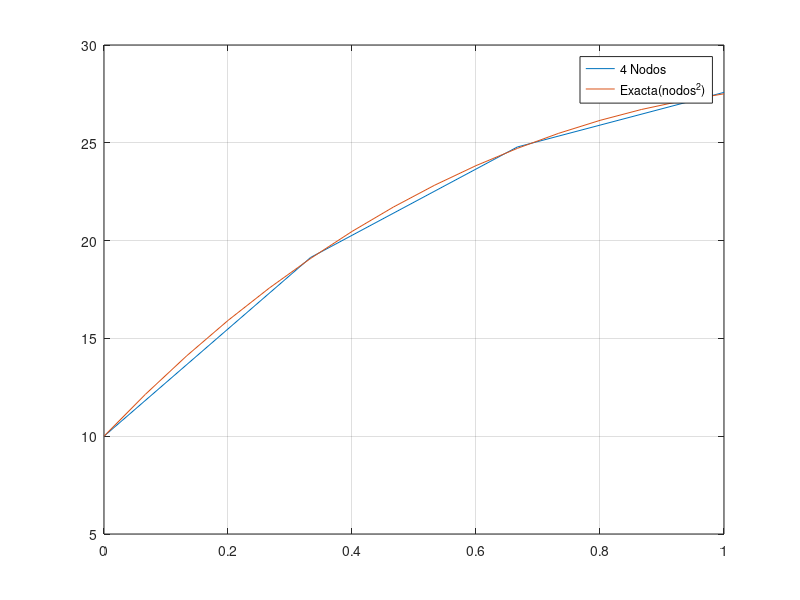

Write MATLAB code to recreate this figure.
#---------------GUIA 1D - FEM---------------#
#Ejercicio 1 - A
clc;
clear all;

#Datos:
pcp=0;
k=1;
c=1;
G=@(x) zeros(length(x),1)+50;
H=0.2;

#Discretizacion
L1=0;
L2=1;
cant_nodos=4;
h=(L2-L1)/(cant_nodos-1);
xnode=L1:h:L2;
G=G(xnode);

#Condiciones de borde :
T_L1=10;
qinf_L2=50;

#Armado de matriz Ke

#Aporte Difusivo :
De=zeros(2,2);
De(1,1)=k/h;
De(1,2)=-k/h;
De(2,1)=-k/h;
De(2,2)=k/h;

#Aporte Reactivo
Ce=zeros(2,2);
Ce(1,1)=2*c*h/6;
Ce(1,2)=c*h/6;
Ce(2,1)=c*h/6;
Ce(2,2)=2*c*h/6;



#Armado de matriz K
K=zeros(cant_nodos,cant_nodos);
F=zeros(cant_nodos,1);
for i=1:cant_nodos-1
  K(i,i)+=De(1,1)+Ce(1,1);
  K(i+1,i)+=De(2,1)+Ce(2,1);
  K(i,i+1)+=De(1,2)+Ce(1,2);
  K(i+1,i+1)+=De(2,2)+Ce(2,2);

  #Armado vector F
  F(i)+=G(i)*h/2;
  F(i+1)+=G(i+1)*h/2;
endfor

#imponemos condiciones de borde

#Condicion Dirichlet :
K(1,:)=zeros(1,cant_nodos);
K(1,1)=1;
F(1)=T_L1;

#Condicion Neumann :
F(cant_nodos)+=qinf_L2*H;
#Aporte Robin
K(cant_nodos,cant_nodos)+=H;

F
#obtenemos la solucion aproximada
T_ap=K\F

#Solucion analitica, para verificar
T_an= @(y) -(36.6897.*e.^(-y)) -(3.3103.*e.^y) + 50;
T_an(xnode)

plot(xnode,T_ap,";4 Nodos;");
hold on;
grid on;

vec_x=linspace(L1,L2,cant_nodos*cant_nodos);
vec_y=T_an(vec_x);

plot(vec_x,vec_y,";Exacta(nodos^2);");
